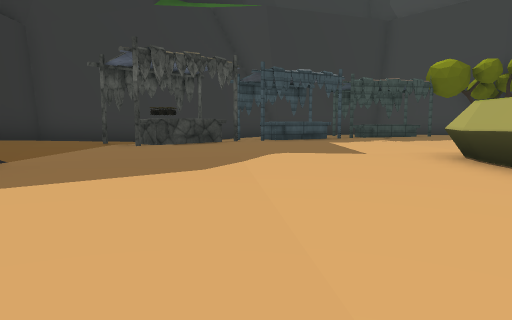
view 1 (above)

24 first-person views from a walk through a 3-D level made in the Unity game engine. The camera is 1.3 m above the floor, tilts 6° down and sees 70° across. The floor is counted in squares, 2 m on a side. Each view is taken from the middle of a square. On the plan, view 1 faces up. The plan holds only what a view shows up to about 11 squares ahead; the rest is blank. The place goes on beyond the plan. The player character is not drawn. Some animated figures are not drawn. Some surface patterns are stand-ins.

view 2
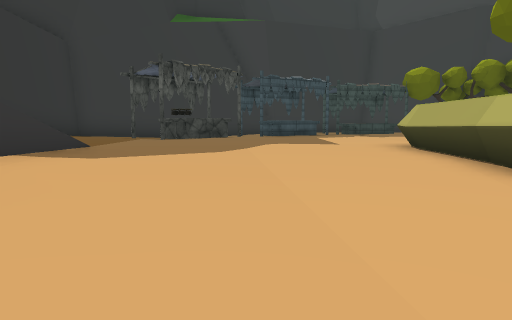

view 3
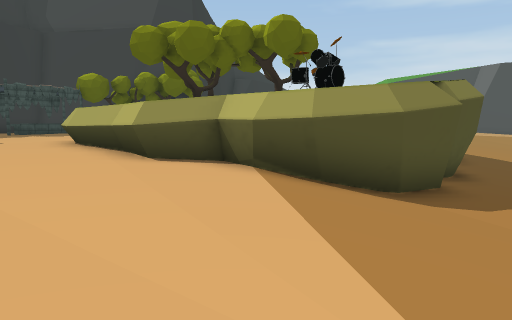

view 4
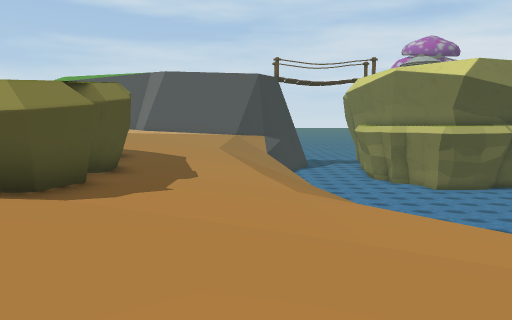

view 5
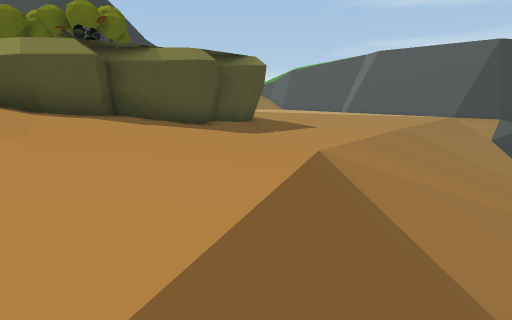

view 6
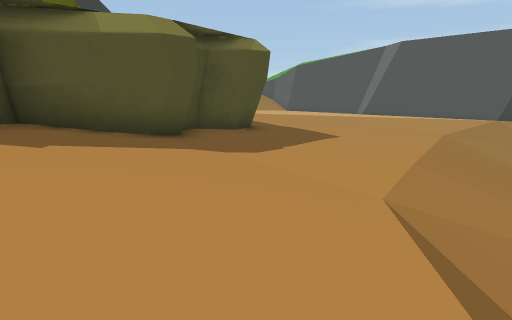

view 7
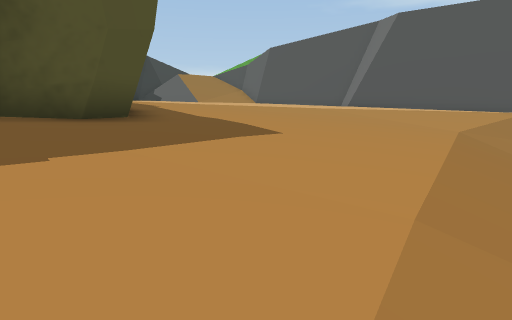

view 8
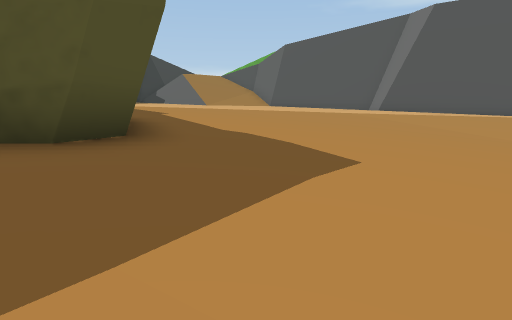

view 9
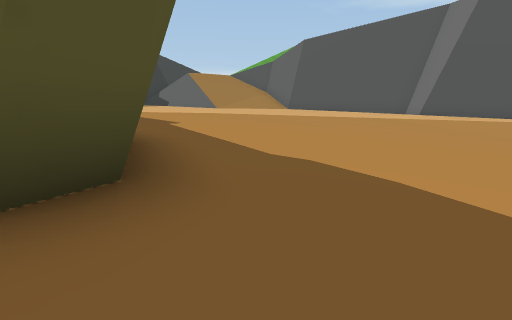

view 10
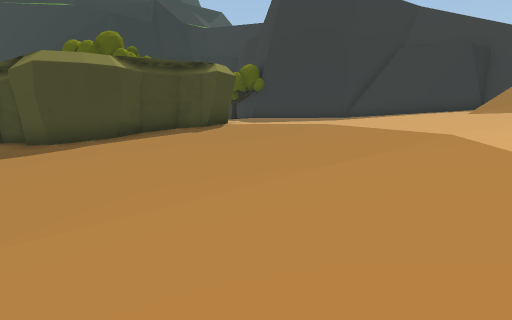

view 11
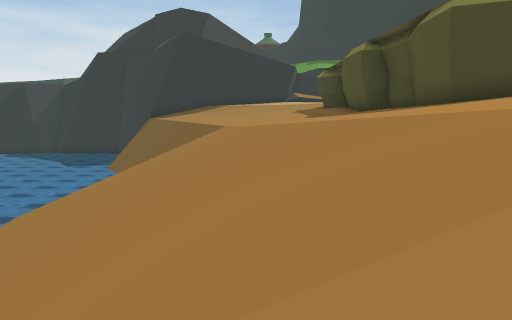

view 12
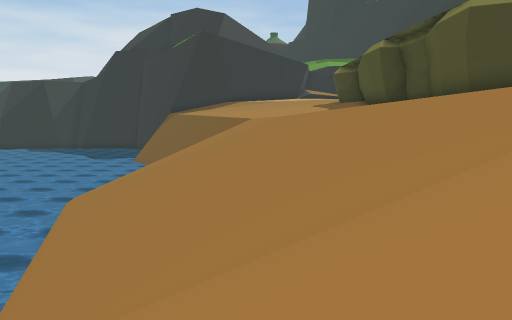

view 13
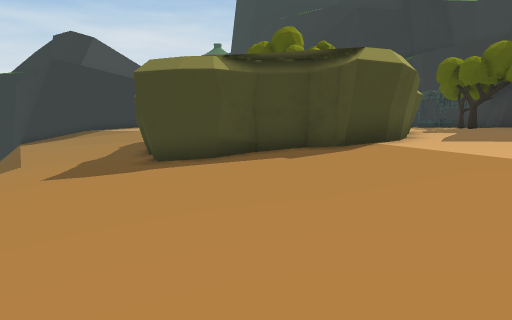

view 14
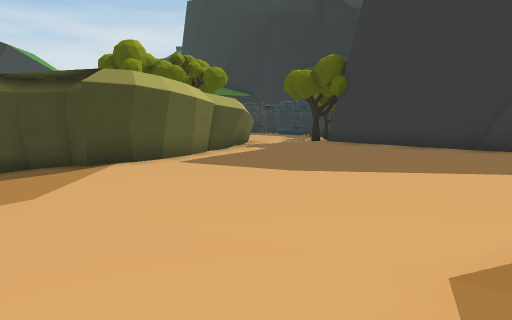

view 15
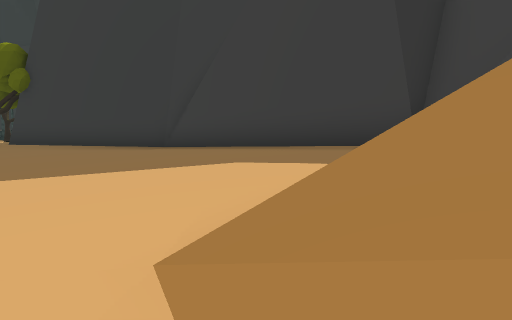

view 16
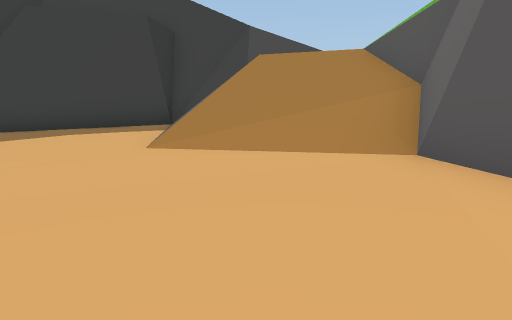

view 17
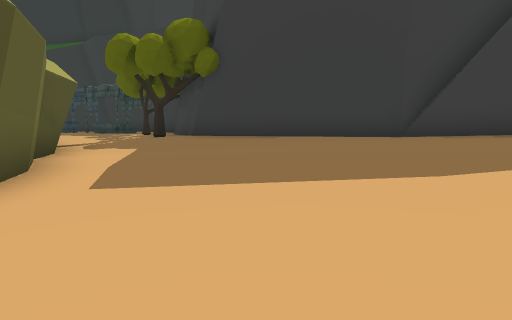

view 18
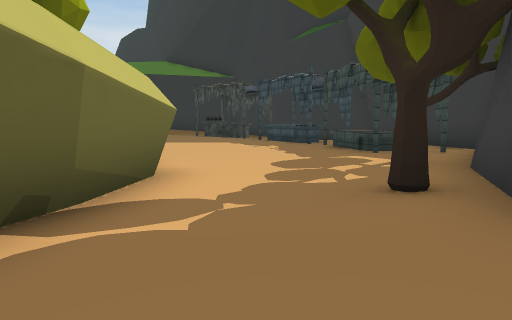

view 19
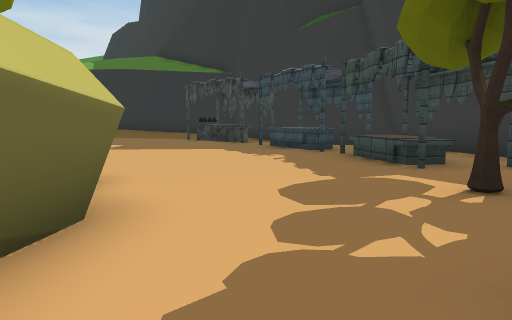

view 20
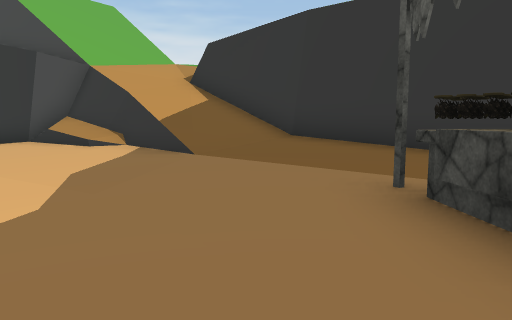

view 21
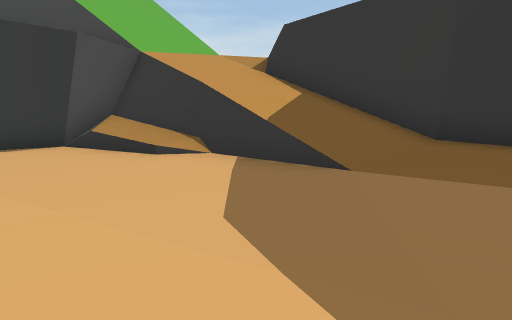

view 22
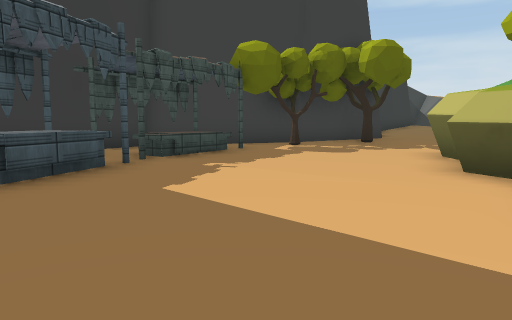

view 23
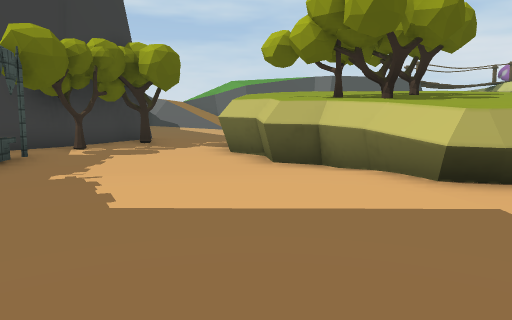

view 24
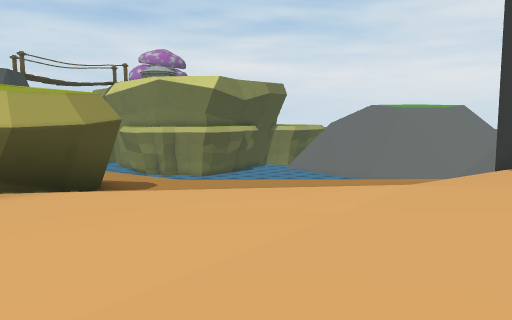

### Floor plan
Key: @ floor where view 1 was taken; # wall or solid block; x gap in a wall; . main floor; : floor 0.75 m higher than the main floor; - floor 0.75 m lower than the main floor; _ floor 1.5 m lower than the main floor; < floor 2.5 m lower than the main floor; + floor 4.75 m higher than the main floor; * floor 5.5 m higher than the main floor; ( floor 7.25 m lower than the main floor; / step, stairs or slope; = window, fence, low wall or low ledge; ~ water the walk can cross; ≈ water the walk keeps out of; ^ raised ledge; v drop or lower ground; T tree; O other object.
Columns run from 7 left of view 1 to 26 right of it. Each row starts with its distance up from view 1.
 15                       #########
 14          #######     ##::::::///++
 13        ####^^..### ###...:::://///
 12        # ^#^^..T.###......::::////
 11       ##^^.......T.........:::////
 10   ######=....................:////
  9  ##.xO^........##..............:/#
  8 ##..#O.......#######.............#
  7   :..........#     ###...........
  6   :.......####       ##..........
  5   ::......#          ##..........
  4   ::......#          #....--.....
  3  ////.....#          #--------...
  2  ///=.....##         ##---------.
  1  ///#......#         #________---.
  0  #//v..@...##     ####_________---
 -1 //+/#=......#######_____________--
 -2 /+++#=.....--#___________________-
 -3  *//=#....--_________________////_
 -4   ///=/..--______<<<<<<<<<//////
 -5    //# ./--_____<<<<<<//////////
 -6      # ./-_____<<<///////////////
 -7      #   _____<<///////////////
 -8           ___<////////////////
 -9           __<///////////////~
-10         # _///////// /////~≈
-11         # /         ~~(~≈≈≈
-12                     ≈≈≈≈≈
-13                      ≈≈≈

Where each view was taken, in squares from view 1:
view 1: 0 up, 0 right, facing up
view 2: 2 down, 0 right, facing up
view 3: 4 down, 0 right, facing up-right
view 4: 5 down, 0 right, facing right
view 5: 11 down, 3 right, facing up-right
view 6: 8 down, 6 right, facing up-right
view 7: 6 down, 11 right, facing up-right
view 8: 4 down, 12 right, facing up-right
view 9: 2 down, 13 right, facing up-right
view 10: 3 down, 26 right, facing up-left
view 11: 5 down, 24 right, facing left
view 12: 6 down, 25 right, facing left
view 13: 3 up, 24 right, facing left
view 14: 9 up, 24 right, facing left
view 15: 9 up, 24 right, facing up-left
view 16: 5 up, 24 right, facing up
view 17: 6 up, 19 right, facing up-left
view 18: 10 up, 13 right, facing left
view 19: 10 up, 11 right, facing left
view 20: 9 up, 1 right, facing down-left
view 21: 6 up, 1 right, facing down-left
view 22: 6 up, 0 right, facing up-right
view 23: 8 up, 1 left, facing right
view 24: 1 up, 1 left, facing down-right
